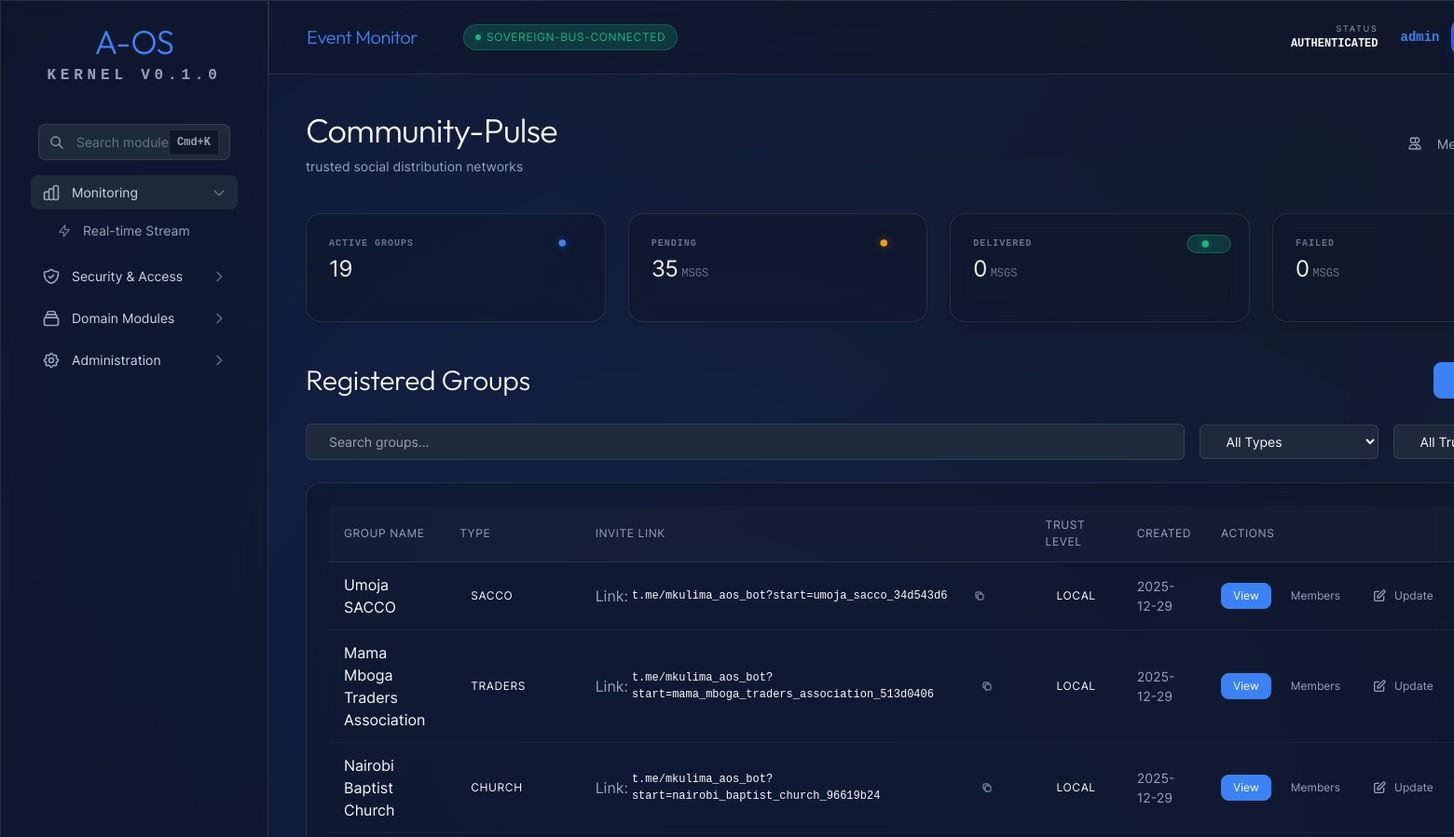
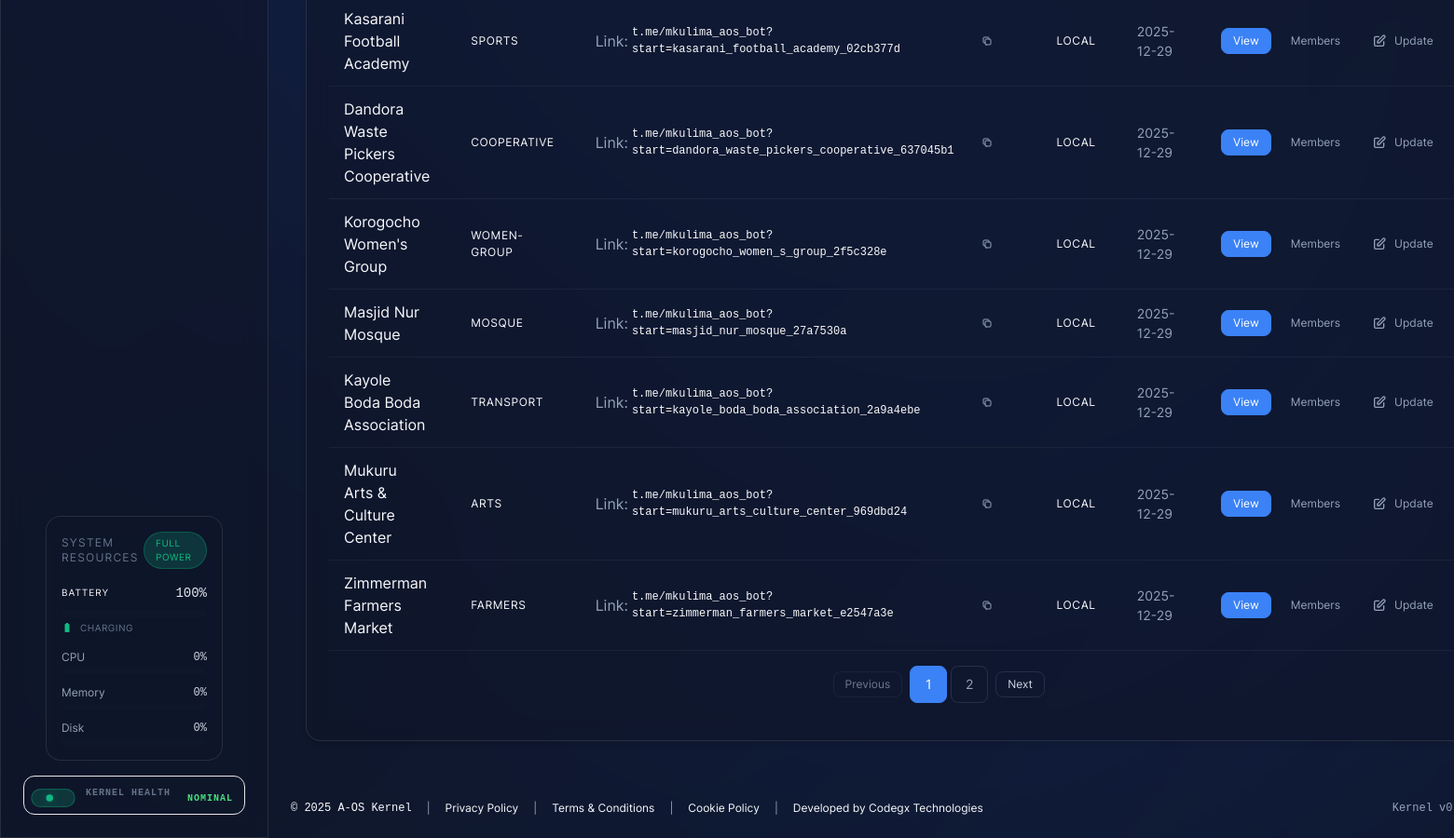
Screenshot of /community/ (signed in) with the database file from the repository (2 pictures, top to bottom).
### tables this page shows
CREATE TABLE community_groups (
        id TEXT PRIMARY KEY,
        name TEXT NOT NULL,
        description TEXT,
        group_type TEXT,
        tags TEXT DEFAULT '[]', -- JSON list
        location TEXT,
        admin_id TEXT,
        trust_level TEXT DEFAULT 'local',
        preferred_channels TEXT DEFAULT 'ussd,sms',
        active BOOLEAN DEFAULT 1,
        created_at DATETIME DEFAULT CURRENT_TIMESTAMP
    , invite_slug TEXT, community_code TEXT, code_active BOOLEAN DEFAULT 0);

### aos/api/routers/community.py (the view)
@router.get("/", response_class=HTMLResponse)
async def community_dashboard(
    request: Request,
    page: int = 1,
    search: str = None,
    type: str = None,
    trust: str = None,
    operator=Depends(get_current_operator)
):
    if operator.get("role") == AosRole.COMMUNITY_ADMIN.value:
        comm_id = operator.get("community_id")
        if comm_id:
            return RedirectResponse(url=f"/community/{comm_id}", status_code=status.HTTP_303_SEE_OTHER)
    pagination_data = community_state.module.list_groups(
        page=page,
        per_page=10,
        search_query=search,
        group_type=type,
        trust_level=trust
    ) if community_state.module else {
        "groups": [],
        "total": 0,
        "page": 1,
        "per_page": 10,
        "total_pages": 0
    }
    group_types = []
    if community_state.module:
        group_types = community_state.module.get_group_types()
    broadcast_stats = {"pending": 0, "sent": 0, "failed": 0, "total": 0}
    if community_state.module:
        res = community_state.module._db.execute("SELECT COUNT(*) FROM broadcasts").fetchone()
        broadcasts_count = res[0] if res else 0
        broadcast_stats["total"] = broadcasts_count
        status_res = community_state.module._db.execute("""
            SELECT status, COUNT(*)
            FROM broadcast_deliveries
            GROUP BY status
        """).fetchall()
        for status, count in status_res:
            if status in broadcast_stats:
                broadcast_stats[status] = count
    context = {
        "request": request,
        "user": operator,
        "search": search,
        "selected_type": type,
        "selected_trust": trust,
        "group_types": group_types,
        "groups": pagination_data.get("groups", []),
        "total": pagination_data.get("total", 0),
        "page": pagination_data.get("page", 1),
        "total_pages": pagination_data.get("total_pages", 0),
        "telegram_bot_username": settings.telegram_bot_username,
        "broadcasts_count": broadcasts_count,
        "broadcast_stats": broadcast_stats,
        "inquiry_hits": 0
    }
    if request.headers.get("hx-request") == "true":
        return templates.TemplateResponse("partials/community_groups_table.html", context)
    return templates.TemplateResponse("community.html", context)

### aos/api/templates/community.html (shortened to what this page needs)
{% extends "dashboard.html" %}
{% from "components/atoms/EliteButton.html" import elite_button %}
{% from "components/atoms/Card.html" import card %}
{% from "components/molecules/DataCard.html" import data_card %}
{% from "components/molecules/Pagination.html" import pagination %}
{% block content %}
<header class="mb-10 flex items-center justify-between">
    <div>
        <h1 class="aos-h1 mb-2">Community-Pulse</h1>
        <p class="aos-text-muted aos-text-sm">trusted social distribution networks</p>
    </div>
    <div>
        <a href="/community/members" class="aos-btn aos-btn-ghost aos-size-md">
            <svg class="w-4 h-4" fill="none" stroke="currentColor" viewBox="0 0 24 24">
                <path stroke-linecap="round" stroke-linejoin="round" stroke-width="2"
                    d="M12 4.354a4 4 0 110 5.292M15 21H3v-1a6 6 0 0112 0v1zm0 0h6v-1a6 6 0 00-9-5.197M13 7a4 4 0 11-8 0 4 4 0 018 0z">
                </path>
            </svg>
            <span class="aos-btn-text ml-2">Member Directory</span>
        </a>
    </div>
</header>
<div class="grid grid-cols-1 md:grid-cols-4 gap-6">
    {{ data_card(label="Active Groups", value=total|string, status="info") }}
    {{ data_card(label="Pending", value=broadcast_stats.pending|string, unit="msgs", status="warning") }}
    {{ data_card(label="Delivered", value=broadcast_stats.sent|string, unit="msgs", status="success") }}
    {{ data_card(label="Failed", value=broadcast_stats.failed|string, unit="msgs", status="error") }}
</div>
<section class="aos-stack-md">
    <div class="flex items-center justify-between mb-6">
        <h2 class="aos-h2">Registered Groups</h2>
        <button class="aos-btn aos-btn-primary aos-size-md" hx-get="/community/register" hx-target="#modal-content"
            onclick="openModal()">
        </button>
    </div>
    <div class="flex flex-wrap items-center gap-4 mb-6">
        <div class="flex-1 min-w-[240px]">
            <input type="text" name="search" placeholder="Search groups..." class="aos-input aos-size-md w-full"
                value="{{ search or '' }}" hx-get="/community" hx-trigger="keyup changed delay:500ms, search"
                hx-target="#groups-table-container" hx-push-url="true" hx-include="[name='type'], [name='trust']"
                hx-swap="outerHTML">
        </div>
        <div class="w-48">
            <select name="type" class="aos-input aos-size-md w-full" hx-get="/community"
                hx-target="#groups-table-container" hx-push-url="true" hx-include="[name='search'], [name='trust']"
                hx-swap="outerHTML">
                <option value="">All Types</option>
            </select>
        </div>
        <div class="w-48">
            <select name="trust" class="aos-input aos-size-md w-full" hx-get="/community"
                hx-target="#groups-table-container" hx-push-url="true" hx-include="[name='search'], [name='type']"
                hx-swap="outerHTML">
                <option value="">All Trust</option>
            </select>
        </div>
    </div>
    {% include "partials/community_groups_table.html" %}
</section>
{% endblock %}

### aos/api/templates/partials/community_groups_table.html (shortened to what this page needs)
{% from "components/atoms/Card.html" import card %}
{% from "components/molecules/Pagination.html" import pagination %}
<div id="groups-table-container">
    {% call card(padding="0", class="aos-overflow-hidden") %}
    <table class="aos-table">
        <thead>
            <tr>
                <th>Group Name</th>
                <th>Type</th>
                <th>Invite Link</th>
                <th>Trust Level</th>
                <th>Created</th>
                <th>Actions</th>
            </tr>
        </thead>
        <tbody>
            {% for group in groups %}
            <tr>
                <td class="aos-font-bold">{{ group.name }}</td>
                <td><span class="aos-badge aos-badge-info">{{ group.group_type }}</span></td>
                <td>
                    <div class="aos-stack-xs">
                        {% if group.invite_slug %}
                        <div class="flex items-center gap-1">
                            <span class="aos-text-[10px] aos-text-muted aos-uppercase aos-font-bold">Link:</span>
                            <code
                                class="aos-text-xs">t.me/{{ telegram_bot_username }}?start={{ group.invite_slug }}</code>
                            <button class="aos-btn aos-btn-ghost aos-size-xs"
                                onclick="navigator.clipboard.writeText('https://t.me/{{ telegram_bot_username }}?start={{ group.invite_slug }}'); alert('Link copied!')">
                                <svg class="w-3 h-3" fill="none" stroke="currentColor" viewBox="0 0 24 24">
                                    <path
                                        d="M8 16H6a2 2 0 01-2-2V6a2 2 0 012-2h8a2 2 0 012 2v2m-6 12h8a2 2 0 002-2v-8a2 2 0 00-2-2h-8a2 2 0 00-2 2v8a2 2 0 002 2z"
                                        stroke-width="2" stroke-linecap="round" stroke-linejoin="round"></path>
                                </svg>
                            </button>
                        </div>
                        {% endif %}
                    </div>
                </td>
                <td>
                    <span
                        class="aos-badge {% if group.trust_level == 'verified' %}aos-badge-success{% else %}aos-badge-warning{% endif %}">
                        {{ group.trust_level }}
                    </span>
                </td>
                <td class="aos-text-sm aos-text-muted">
                    {% if group.created_at is string %}
                    {{ group.created_at[:10] }}
                    {% else %}
                    {{ group.created_at.strftime('%Y-%m-%d') }}
                    {% endif %}
                </td>
                <td>
                    <div class="flex items-center gap-2">
                        <a href="/community/{{ group.id }}" class="aos-btn aos-btn-primary aos-size-sm">
                            <span class="aos-btn-text">View</span>
                        </a>
                        <button class="aos-btn aos-btn-ghost aos-size-sm" hx-get="/community/{{ group.id }}/members"
                            hx-target="#modal-content" onclick="openModal()">
                            <span class="aos-btn-text">Members</span>
                        </button>
                        <button class="aos-btn aos-btn-ghost aos-size-sm aos-text-primary"
                            hx-get="/community/{{ group.id }}/edit" hx-target="#modal-content" onclick="openModal()">
                            <svg class="w-4 h-4" fill="none" stroke="currentColor" viewBox="0 0 24 24">
                                <path stroke-linecap="round" stroke-linejoin="round" stroke-width="2"
                                    d="M11 5H6a2 2 0 00-2 2v11a2 2 0 002 2h11a2 2 0 002-2v-5m-1.414-9.414a2 2 0 112.828 2.828L11.828 15H9v-2.828l8.586-8.586z">
                                </path>
                            </svg>
                            <span class="aos-btn-text">Update</span>
                        </button>
                    </div>
                </td>
            </tr>
            {% else %}
            <tr>
                <td colspan="5" class="aos-text-center aos-py-8 aos-text-muted">
                    No community groups matching your filters.
                </td>
            </tr>
            {% endfor %}
        </tbody>
    </table>
    {{ pagination(
    current_page=page,
    total_pages=total_pages,
    on_page_change="loadPage"
    ) }}
    {% endcall %}
</div>

### aos/api/templates/partials/design_system.html (style rules this page uses)
body { margin: 0; scroll-behavior: smooth; -webkit-font-smoothing: antialiased; background: var(--aos-surface-base); color: var(--aos-neutral-50); font-family: var(--aos-font-sans); }
.aos-h1 { font-family: var(--aos-font-display); font-size: var(--aos-size-4xl); font-weight: 800; letter-spacing: -0.02em; line-height: 1.1; }
.aos-h2 { font-family: var(--aos-font-display); font-size: var(--aos-size-3xl); font-weight: 700; letter-spacing: -0.01em; }
.aos-text-sm { font-size: var(--aos-size-sm); }
.aos-text-xs { font-size: var(--aos-size-xs); }
.aos-font-bold { font-weight: 700; }
.aos-text-primary { color: var(--aos-primary-base); }
.aos-text-muted { color: var(--aos-neutral-400); }
.aos-table { width: 100%; border-collapse: collapse; }
.aos-table thead { background: rgba(255, 255, 255, 0.02); border-bottom: 1px solid var(--aos-surface-border); }
.aos-table th { padding: var(--aos-spacing-3) var(--aos-spacing-4); text-align: left; font-size: var(--aos-size-xs); font-weight: 600; text-transform: uppercase; letter-spacing: 0.05em; color: var(--aos-neutral-400); }
.aos-table td { padding: var(--aos-spacing-3) var(--aos-spacing-4); border-bottom: 1px solid rgba(255, 255, 255, 0.05); }

### aos/api/templates/components/atoms/EliteButton.html (style rules this page uses)
.aos-btn { position: relative; display: inline-flex; align-items: center; justify-content: center; gap: var(--aos-spacing-2); font-weight: var(--aos-weight-semibold); border-radius: var(--aos-radius-lg); border: 1px solid transparent; transition: all var(--aos-duration-base) var(--aos-easing-out); cursor: pointer; font-family: var(--aos-font-sans); white-space: nowrap; }
.aos-size-sm { padding: var(--aos-spacing-1) var(--aos-spacing-3); font-size: var(--aos-size-xs); }
.aos-size-md { padding: var(--aos-spacing-2) var(--aos-spacing-6); font-size: var(--aos-size-sm); }
.aos-btn-primary { background: var(--aos-primary-base); color: var(--aos-primary-text); border-color: var(--aos-primary-base); }
.aos-btn-ghost { background: transparent; color: var(--aos-neutral-400); border-color: transparent; }

### rows the page displays
community_groups: name "Umoja SACCO", group_type "SACCO", telegram_bot_username "mkulima_aos_bot", invite_slug "umoja_sacco_34d543d6", trust_level "LOCAL", created_at "2025-12-29"
community_groups: name "Mama Mboga Traders Association", group_type "TRADERS", telegram_bot_username "mkulima_aos_bot", invite_slug "mama_mboga_traders_association_513d0406", trust_level "LOCAL", created_at "2025-12-29"
community_groups: name "Nairobi Baptist Church", group_type "CHURCH", telegram_bot_username "mkulima_aos_bot", invite_slug "nairobi_baptist_church_96619b24", trust_level "LOCAL", created_at "2025-12-29"
community_groups: name "Kasarani Football Academy", group_type "SPORTS", telegram_bot_username "mkulima_aos_bot", invite_slug "kasarani_football_academy_02cb377d", trust_level "LOCAL", created_at "2025-12-29"
community_groups: name "Dandora Waste Pickers Cooperative", group_type "COOPERATIVE", telegram_bot_username "mkulima_aos_bot", invite_slug "dandora_waste_pickers_cooperative_637045b1", trust_level "LOCAL", created_at "2025-12-29"
community_groups: name "Korogocho Women's Group", group_type "WOMEN-GROUP", telegram_bot_username "mkulima_aos_bot", invite_slug "korogocho_women_s_group_2f5c328e", trust_level "LOCAL", created_at "2025-12-29"
community_groups: name "Masjid Nur Mosque", group_type "MOSQUE", telegram_bot_username "mkulima_aos_bot", invite_slug "masjid_nur_mosque_27a7530a", trust_level "LOCAL", created_at "2025-12-29"
community_groups: name "Kayole Boda Boda Association", group_type "TRANSPORT", telegram_bot_username "mkulima_aos_bot", invite_slug "kayole_boda_boda_association_2a9a4ebe", trust_level "LOCAL", created_at "2025-12-29"
community_groups: name "Mukuru Arts & Culture Center", group_type "ARTS", telegram_bot_username "mkulima_aos_bot", invite_slug "mukuru_arts_culture_center_969dbd24", trust_level "LOCAL", created_at "2025-12-29"
community_groups: name "Zimmerman Farmers Market", group_type "FARMERS", telegram_bot_username "mkulima_aos_bot", invite_slug "zimmerman_farmers_market_e2547a3e", trust_level "LOCAL", created_at "2025-12-29"

### other values shown
{{ title }} "Monitoring Security & Access Domain Modules Administration"
{{ item.text }} "Real-time Stream"
{{ name }} "KERNEL HEALTH"
{{ status_text }} "NOMINAL"
{{ text }} "SOVEREIGN-BUS-CONNECTED"
{{ user.username }} "admin"
{{ label }} "ACTIVE GROUPS PENDING DELIVERED FAILED"
{{ value }} "19 35 0 0"
{{ unit }} "MSGS MSGS MSGS"
{{ text }} "Previous Next"
{{ page }} "1" "2"
